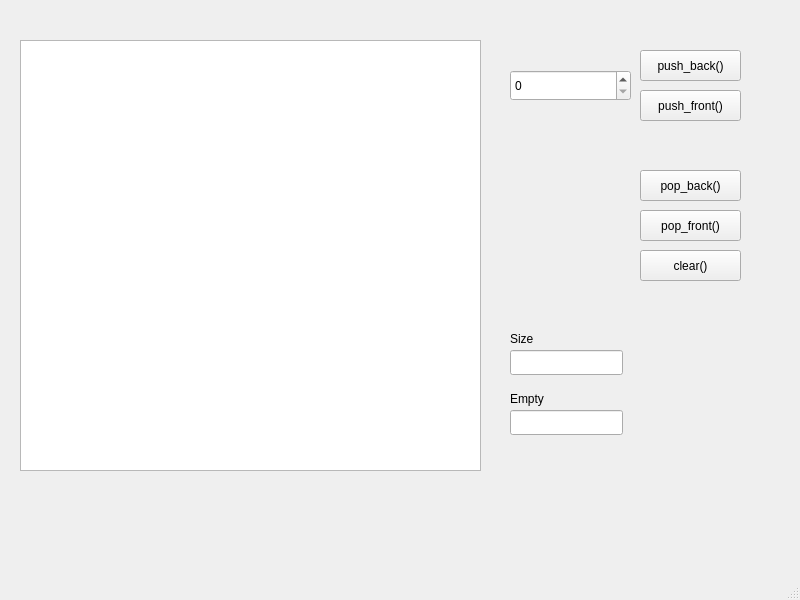
<?xml version="1.0" encoding="UTF-8"?>
<ui version="4.0">
 <class>MainWindow</class>
 <widget class="QMainWindow" name="MainWindow">
  <property name="geometry">
   <rect>
    <x>0</x>
    <y>0</y>
    <width>800</width>
    <height>600</height>
   </rect>
  </property>
  <property name="windowTitle">
   <string>MainWindow</string>
  </property>
  <widget class="QWidget" name="centralwidget">
   <widget class="QListWidget" name="listWidget">
    <property name="geometry">
     <rect>
      <x>20</x>
      <y>40</y>
      <width>461</width>
      <height>431</height>
     </rect>
    </property>
   </widget>
   <widget class="QSpinBox" name="spinBox">
    <property name="geometry">
     <rect>
      <x>510</x>
      <y>70</y>
      <width>121</width>
      <height>31</height>
     </rect>
    </property>
   </widget>
   <widget class="QPushButton" name="push_backButton">
    <property name="geometry">
     <rect>
      <x>640</x>
      <y>50</y>
      <width>101</width>
      <height>31</height>
     </rect>
    </property>
    <property name="text">
     <string>push_back()</string>
    </property>
   </widget>
   <widget class="QPushButton" name="push_frontButton">
    <property name="geometry">
     <rect>
      <x>640</x>
      <y>90</y>
      <width>101</width>
      <height>31</height>
     </rect>
    </property>
    <property name="text">
     <string>push_front()</string>
    </property>
   </widget>
   <widget class="QPushButton" name="pop_frontButton">
    <property name="geometry">
     <rect>
      <x>640</x>
      <y>210</y>
      <width>101</width>
      <height>31</height>
     </rect>
    </property>
    <property name="text">
     <string>pop_front()</string>
    </property>
   </widget>
   <widget class="QPushButton" name="pop_backButton">
    <property name="geometry">
     <rect>
      <x>640</x>
      <y>170</y>
      <width>101</width>
      <height>31</height>
     </rect>
    </property>
    <property name="text">
     <string>pop_back()</string>
    </property>
   </widget>
   <widget class="QLabel" name="label">
    <property name="geometry">
     <rect>
      <x>510</x>
      <y>330</y>
      <width>66</width>
      <height>17</height>
     </rect>
    </property>
    <property name="text">
     <string>Size</string>
    </property>
   </widget>
   <widget class="QLabel" name="label_2">
    <property name="geometry">
     <rect>
      <x>510</x>
      <y>390</y>
      <width>66</width>
      <height>17</height>
     </rect>
    </property>
    <property name="text">
     <string>Empty</string>
    </property>
   </widget>
   <widget class="QLineEdit" name="lineSize">
    <property name="geometry">
     <rect>
      <x>510</x>
      <y>350</y>
      <width>113</width>
      <height>25</height>
     </rect>
    </property>
    <property name="readOnly">
     <bool>true</bool>
    </property>
   </widget>
   <widget class="QLineEdit" name="lineEmpty">
    <property name="geometry">
     <rect>
      <x>510</x>
      <y>410</y>
      <width>113</width>
      <height>25</height>
     </rect>
    </property>
    <property name="readOnly">
     <bool>true</bool>
    </property>
   </widget>
   <widget class="QPushButton" name="clearButton">
    <property name="geometry">
     <rect>
      <x>640</x>
      <y>250</y>
      <width>101</width>
      <height>31</height>
     </rect>
    </property>
    <property name="text">
     <string>clear()</string>
    </property>
   </widget>
  </widget>
  <widget class="QMenuBar" name="menubar">
   <property name="geometry">
    <rect>
     <x>0</x>
     <y>0</y>
     <width>800</width>
     <height>22</height>
    </rect>
   </property>
  </widget>
  <widget class="QStatusBar" name="statusbar"/>
 </widget>
 <resources/>
 <connections/>
</ui>
